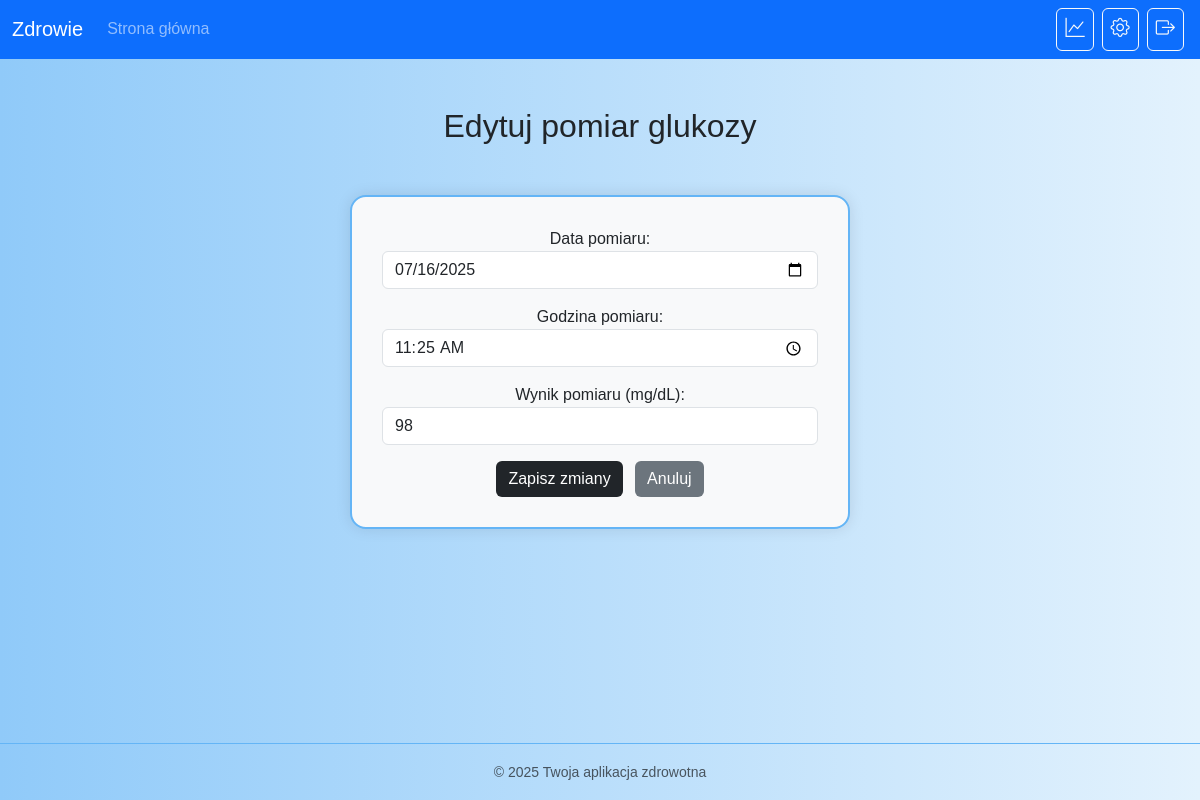
/glucose/edit/19/ (signed in), run on an earlier commit of the app's database.
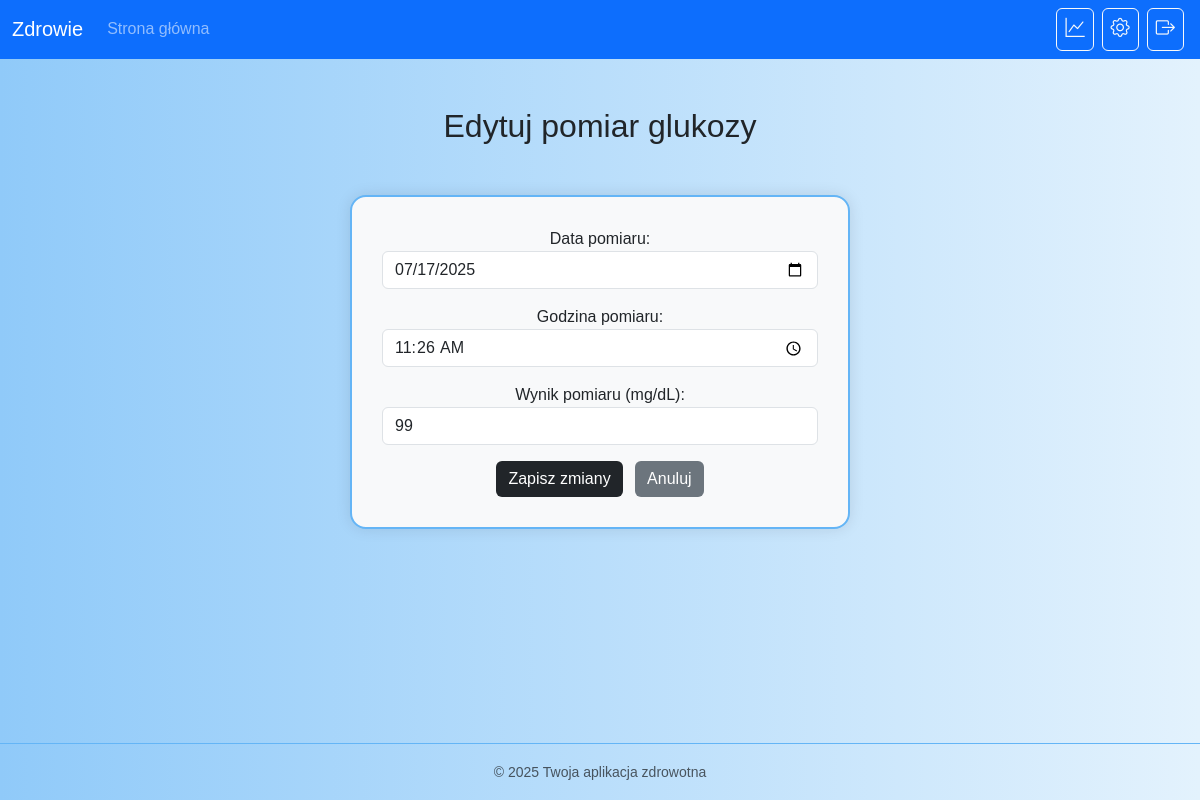
And on a later commit of the database.
### glucose/models.py (models this page shows, shortened)
class GlucoseMeasurement(models.Model):
    user = models.ForeignKey(settings.AUTH_USER_MODEL, on_delete=models.CASCADE)
    date = models.DateField()
    time = models.TimeField()
    value = models.IntegerField()

### glucose/views.py (the view)
# urls.py: path('edit/<int:pk>/', views.edit_glucose, name='edit_glucose'),
@login_required
def edit_glucose(request, pk):
    measurement = get_object_or_404(GlucoseMeasurement, pk=pk, user=request.user)
    if request.method == 'POST':
        form = GlucoseMeasurementForm(request.POST, instance=measurement)
        if form.is_valid():
            form.save()
            messages.success(request, 'Pomyślnie zaktualizowano pomiar.')
            return redirect('glucose_results')
    else:
        form = GlucoseMeasurementForm(instance=measurement)
    return render(request, 'glucose/edit_measurement.html', {'form': form})

### glucose/forms.py
class GlucoseMeasurementForm(forms.ModelForm):
    class Meta:
        model = GlucoseMeasurement
        fields = ['date', 'time', 'value']
        widgets = {
            'date': forms.DateInput(format='%Y-%m-%d', attrs={
                'type': 'date',
                'class': 'form-control'
            }),
            'time': forms.TimeInput(attrs={'type': 'time', 'class': 'form-control'}),
            'value': forms.NumberInput(attrs={'class': 'form-control', 'min': 30, 'max': 600}),
        }
        labels = {
            'date': 'Data pomiaru',
            'time': 'Godzina pomiaru',
            'value': 'Wynik pomiaru (mg/dL)',
        }

### glucose/templates/glucose/edit_measurement.html (shortened to what this page needs)
{% extends 'core/base.html' %}
{% load static %}
{% block content %}
<div class="container mt-5">
    <h2 class="text-center mb-4">Edytuj pomiar glukozy</h2>
    <div class="form-container">
        <form method="post">
            {{ form.as_p }}
            <button type="submit" class="btn btn-dark">Zapisz zmiany</button>
            <a href="{% url 'glucose_results' %}" class="btn btn-secondary ms-2">Anuluj</a>
        </form>
    </div>
</div>
{% endblock %}

### core/templates/core/base.html (shortened to what this page needs)
<!DOCTYPE html>
<html lang="pl">
<head>
    {% load static %}
    <link href="https://cdn.jsdelivr.net/npm/bootstrap@5.3.2/dist/css/bootstrap.min.css" rel="stylesheet">
    <link rel="stylesheet" href="https://cdn.jsdelivr.net/npm/bootstrap-icons@1.10.5/font/bootstrap-icons.css">
    <link rel="stylesheet" href="{% static 'css/style.css' %}">
</head>
<body class="d-flex flex-column min-vh-100">
<nav class="navbar navbar-expand-lg navbar-dark bg-primary">
    <div class="container-fluid">
        <a class="navbar-brand" href="#">Zdrowie</a>
        <div class="collapse navbar-collapse">
            <ul class="navbar-nav me-auto mb-2 mb-lg-0">
                {% if user.is_authenticated and request.resolver_match.url_name != "login" and request.resolver_match.url_name != "register" and request.resolver_match.url_name != "dashboard" %}
                <li class="nav-item">
                    <a class="nav-link" href="{% url 'dashboard' %}">Strona główna</a>
                </li>
                {% endif %}
            </ul>
            {% if user.is_authenticated and request.resolver_match.url_name != "login" and request.resolver_match.url_name != "register" %}
            <ul class="navbar-nav ms-auto d-flex flex-row align-items-center">
                <li class="nav-item mx-1">
                    <a class="btn btn-outline-light rounded px-2" href="{% url 'select_results' %}" title="Wyniki pomiarów">
                        <i class="bi bi-graph-up" style="font-size: 1.2rem;"></i>
                    </a>
                </li>
                <li class="nav-item mx-1">
                    <a class="btn btn-outline-light rounded px-2" href="{% url 'settings' %}" title="Ustawienia">
                        <i class="bi bi-gear" style="font-size: 1.2rem;"></i>
                    </a>
                </li>
                <li class="nav-item mx-1">
                    <a class="btn btn-outline-light rounded px-2" href="{% url 'logout' %}" title="Wyloguj się">
                        <i class="bi bi-box-arrow-right" style="font-size: 1.2rem;"></i>
                    </a>
                </li>
            </ul>
            {% endif %}
        </div>
    </div>
</nav>
<div class="flex-grow-1">
    {% block content %}{% endblock %}
</div>
<footer class="bg-light text-center text-muted py-3 mt-auto">
    <small>&copy; 2025 Twoja aplikacja zdrowotna</small>
</footer>
</body>
</html>

### core/static/css/style.css (style rules this page uses)
body { background: linear-gradient(to right, #90caf9, #e3f2fd); min-height: 100vh; margin: 0; font-family: Arial, sans-serif; }
.form-container { background-color: #f8f9fa; border: 2px solid #64b5f6; border-radius: 1rem; max-width: 500px; width: 90%; padding: 30px; margin: 50px auto; box-shadow: 0 0 15px rgba(0, 0, 0, 0.1); text-align: center; }
.btn-dark { background-color: #212529 !important; color: #ffffff !important; border: none !important; transition: 0.3s !important; }
.btn-secondary { background-color: #6c757d !important; color: #ffffff !important; border: none !important; transition: 0.3s !important; }
footer { background: linear-gradient(to right, #90caf9, #e3f2fd); border-top: 1px solid #64b5f6; color: #333; }

What changed in the data, as far as the page shows it:
changed GlucoseMeasurement: date "07/16/2025" → "07/17/2025"; time "11:25:00" → "11:26:00"; value "98" → "99"
